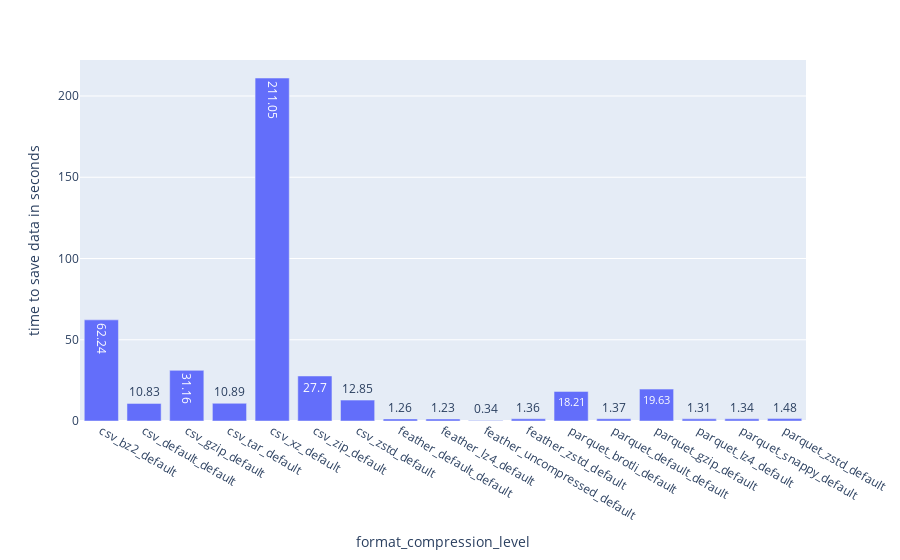

The notebook cell saved with this chart:
### Markdown cell above
## Insights

- best compression has
  - bz2
  - xz
  - brotli

## Next Steps

- check save times
- check read times

### Code cell
fig = px.bar(df_default_cl, x="method_compression_with_level", y="save_time", text_auto=True,
             labels={"save_time": "time to save data in seconds",
                     "method_compression_with_level": "format_compression_level"},)
fig.show()
fig.write_image("./plots/pandas_ff_bar_save_time.svg")

### Figure 1 — Plotly figure (JSON) as saved in the notebook; plotly's stock layout.template omitted (floating-point values rounded to 4 significant figures)
{"data": [{"alignmentgroup": "True", "hovertemplate": "format_compression_level=%{x}<br>time to save data in seconds=%{y}<extra></extra>", "legendgroup": "", "marker": {"color": "#636efa", "pattern": {"shape": ""}}, "name": "", "offsetgroup": "", "orientation": "v", "showlegend": false, "textposition": "auto", "texttemplate": "%{y}", "type": "bar", "x": ["csv_bz2_default", "csv_default_default", "csv_gzip_default", "csv_tar_default", "csv_xz_default", "csv_zip_default", "csv_zstd_default", "feather_default_default", "feather_lz4_default", "feather_uncompressed_default", "feather_zstd_default", "parquet_brotli_default", "parquet_default_default", "parquet_gzip_default", "parquet_lz4_default", "parquet_snappy_default", "parquet_zstd_default"], "xaxis": "x", "y": [62.24, 10.83, 31.16, 10.89, 211.1, 27.7, 12.85, 1.26, 1.23, 0.34, 1.36, 18.21, 1.37, 19.63, 1.31, 1.34, 1.48], "yaxis": "y"}], "layout": {"barmode": "relative", "legend": {"tracegroupgap": 0}, "margin": {"t": 60}, "xaxis": {"anchor": "y", "domain": [0, 1], "title": {"text": "format_compression_level"}}, "yaxis": {"anchor": "x", "domain": [0, 1], "title": {"text": "time to save data in seconds"}}}}
